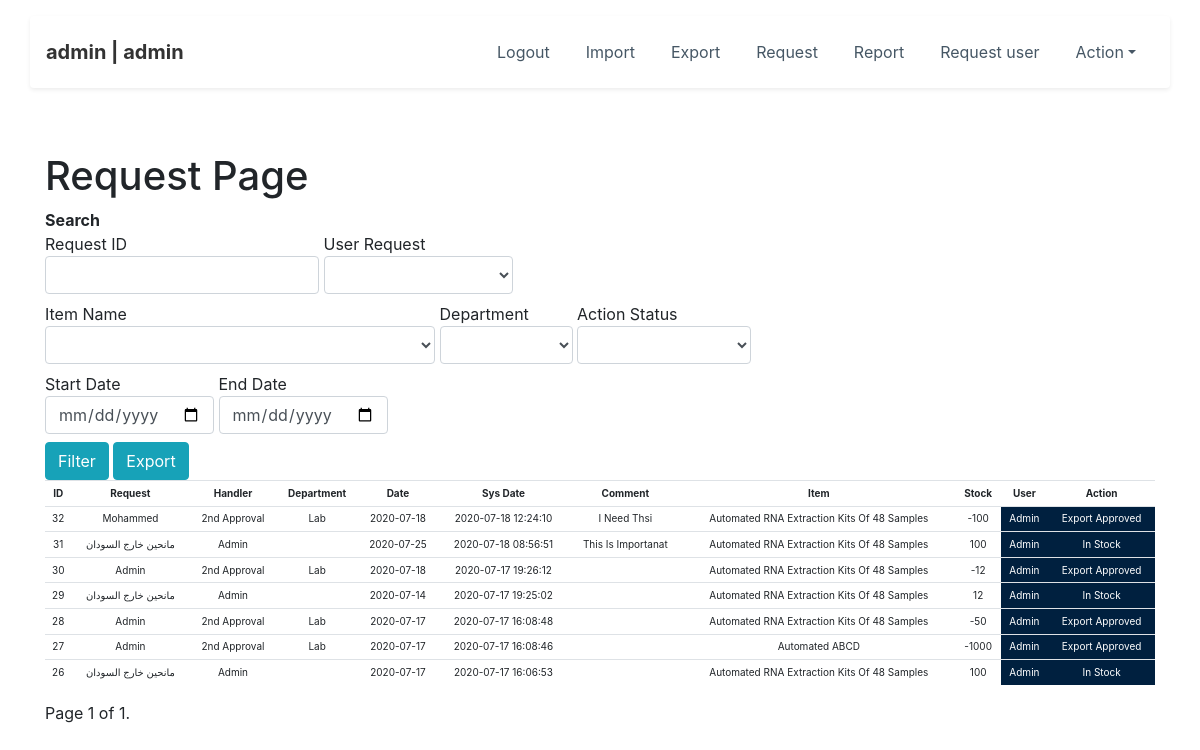
The page /request/ (signed in) on the database its author committed.
### home/models.py (models this page shows)
class roles(models.Model):
	role_id=models.CharField(max_length=100,default='')
	role_name = models.CharField(max_length=100,default='')
	def __str__(self):
		return self.role_name

class stock_log3(models.Model):
	action_id=models.AutoField(primary_key=True)
	user_request=models.CharField(max_length=100,default='')
	user_handler=models.CharField(max_length=100,default='')
	date_input=models.CharField(max_length=100,default='')
	date_sys=models.CharField(max_length=100,default='')
	user_action=models.CharField(max_length=100,default='')
	item_name=models.CharField(max_length=100,default='')
	item_count=models.CharField(max_length=100,default='')
	item_other=models.CharField(max_length=100,default='')
	info_1=models.CharField(max_length=100,default='')
	info_2=models.CharField(max_length=100,default='')
	info_3=models.CharField(max_length=100,default='')
	info_4=models.CharField(max_length=100,default='')
	info_5=models.CharField(max_length=100,default='')
	info_6=models.CharField(max_length=100,default='')
	info_7=models.CharField(max_length=1000,default='')
	item_other=models.CharField(max_length=100,default='')
	department=models.CharField(max_length=100,default='')
	admin_name=models.CharField(max_length=100,default='')
	admin_date=models.CharField(max_length=100,default='')
	action_status=models.CharField(max_length=100,default='')

### home/views.py (the view, shortened to what this page needs)
# urls.py: path('request/', request_view,name="request_page"),
@login_required(login_url='../login')
def request_view(request):
	department_item,import_user,items,type_name,Action,user_req=get_params()
	page = request.GET.get('page')
	can_access=['admin','client','warehouse']
	role_control=get_user_role(str(request.user))
	if role_control not in can_access:
		return render(request,"access_denied.html",{"role_control":role_control})
	all_data=stock_log3.objects.all().order_by('-date_sys')
	paginator = Paginator(all_data, 100)
	request_data = paginator.get_page(page)
	all_data=stock_log3.objects.all().order_by('-date_sys')
	return render(request,"request_page.html",{"requests":request_data,"role_control":role_control,\
		"items":items,"items_dep":department_item,"items_Action":Action,"user_req":user_req})

### home/views.py (called while the page is built)
def  get_params():
	department_item=department.objects.all()
	import_user=data_to_import.objects.all()
	items=item_name2.objects.all()
	type_name=import_type.objects.all()
	Action=stock_log3.objects.values('action_status').distinct()
	user_req=stock_log3.objects.values('user_request').distinct()
	return department_item,import_user,items,type_name,Action,user_req

def get_user_role(user):
	data_to_check=user_data.objects.filter(user_name=user)
	role=''
	for i in data_to_check:
		role=i.role_name
	return str(role)

### templates/request_page.html (shortened to what this page needs)
{%  include 'nav.html'  %}
<div class="container">
<h1>Request Page</h1>
<strong>Search</strong>
<form action="." method="post">{% csrf_token %}
<label for="ID">Request ID<input value="{{ id }}" class="form-control" type="number" name="id" id="ID"></label>
<label for="item">User Request
<select class="form-control selcls" name="user_req" id="cars">
	<option value="{{user_req_data }}">{{user_req_data }}</option>
	{% for i in user_req %}
	  <option value="{{ i.user_request }}">{{ i.user_request }}</option>
  	 {%  endfor %}
</select>
</label>
<br>
<label for="item">Item Name
<select class="form-control selcls" name="import_item" id="cars">
	<option value="{{import_item_n}}">{{import_item_n}}</option>
	{% for i in items %}
	  <option value="{{ i.item }}">{{ i.item }}</option>
  	 {%  endfor %}
</select>
</label>
<label for="item">Department
<select class="form-control selcls" name="items_dep" id="cars">
	<option value="{{ items_dep_val }}">{{ items_dep_val }}</option>
	{% for i in items_dep %}
	  <option value="{{ i.dep_name }}">{{ i.dep_name }}</option>
  	 {%  endfor %}
</select>
</label>
<label for="item">Action Status
<select class="form-control selcls" name="Action_name" id="cars">
	<option value="{{Action_name_val}}">{{Action_name_val}}</option>
	{% for i in items_Action %}
	  <option value="{{ i.action_status }}">{{ i.action_status }}</option>
  	 {%  endfor %}
</select>
</label>
<br>
<label for="sd">Start Date<input required="true" value="{{ sd }}" class="form-control" type="date" name="start" id="sd"></label>
<label for="ed">End Date<input required="true" value="{{ ed }}" class="form-control" type="date" name="end" id="ed"></label>
<br>
<button name="action" value="filter" type="submit" class="btn btn-info">Filter</button>
<button name="action" value="Export" type="submit" class="btn btn-info">Export</button>
</form>
<table class="table table-sm"
style="text-align: center;">
	<tr>
<th>ID</th>
<th>Request</th>
<th>Handler</th>
<th>Department</th>
<th>Date</th>
<th>Sys date</th>
<th>Comment</th>
<th>Item</th>
<th>Stock</th>
<th >User</th>
<th >Action</th>
</tr>
{% for i in requests %}
<tr>
<td>{{ i.action_id }}</td>
<td>{{ i.user_request }}</td>
<td>{{ i.user_handler }}</td>
<td>{{ i.department }}</td>
<td>{{ i.date_input }}</td>
<td>{{ i.date_sys }}</td>
<td>{{ i.info_7 }}</td>
<td>{{ i.item_name }}</td>
<td>{{ i.item_count }}</td>
<td class="admin" >{{ i.admin_name }}</td>
<td class="admin" >{{ i.action_status }}</td>
</tr>
{%  endfor %}
</table>
 <div class="pagination">
    <span class="step-links">
        <span class="current">
            Page {{ requests.number }} of {{ requests.paginator.num_pages }}.
        </span>
    </span>
</div>
</div>

### templates/nav.html (shortened to what this page needs)
<!DOCTYPE html>
<html>
<head>
    <link rel="stylesheet" href="/assets/bootstrap/css/bootstrap.min.css">
    <link rel="stylesheet" href="/assets/css/Google-Style-Login.css">
    <link rel="stylesheet" href="/assets/css/Navigation-Clean.css">
    <link rel="stylesheet" href="/assets/css/styles.css">
</head>
<body>
    <nav class="navbar navbar-light navbar-expand-md navigation-clean">
        <div class="container shadow-sm p-3 mb-5 bg-white rounded"><a class="navbar-brand" href="#">{{request.user}} | {{ role_control }}</a>
            <div class="collapse navbar-collapse"
                id="navcol-1">
                <ul class="nav navbar-nav ml-auto">
                    <li class="nav-item custom" role="presentation"><a class="nav-link" href="{% url 'logout_page' %}">Logout</a></li>
                    {%  if role_control == "admin" %}
                    <li class="nav-item custom" role="presentation"><a class="nav-link" href="{% url 'import_page' %}">Import</a></li>
                    <li class="nav-item custom" role="presentation"><a class="nav-link" href="{% url 'export_page' %}">Export</a></li>
                    <li class="nav-item custom" role="presentation"><a class="nav-link" href="{% url 'request_page' %}">Request</a></li>
                    <li class="nav-item custom" role="presentation"><a class="nav-link" href="{% url 'report_page' %}">Report</a></li>
                    <li class="nav-item custom" role="presentation"><a class="nav-link" href="{% url 'request_page_user' %}">Request user</a></li>
                    <li class="nav-item dropdown"><a class="dropdown-toggle nav-link" data-toggle="dropdown" aria-expanded="false" href="#">Action</a>
                    </li>
                    {% endif %}
                </ul>
            </div>
        </div>
    </nav>
</body>
</html>

### assets/css/Navigation-Clean.css (style rules this page uses)
.navigation-clean { background: #fff; padding-top: .75rem; padding-bottom: .75rem; color: #333; border-radius: 0; box-shadow: none; border: none; margin-bottom: 0; }
@media (min-width:768px) { .navigation-clean { padding-top: 1rem; padding-bottom: 1rem; } }
.navigation-clean .navbar-brand { font-weight: bold; color: inherit; }
.navigation-clean .navbar-collapse, .navigation-clean .form-inline { border-top-color: #ddd; }
.navigation-clean.navbar .navbar-nav .nav-link { padding-left: 18px; padding-right: 18px; }
.navigation-clean.navbar-light .navbar-nav .nav-link { color: #465765; }

### templates/nav.html (style rules this page uses)
table { font-size: 10px; }
.admin { color: #FFFFFFFF; background-color:#00203FFF ; text-align: center; }
table { text-transform: capitalize; }

### rows shown on the page
roles: role_name "admin"
stock_log3: action_id "32", user_request "Mohammed", user_handler "2nd Approval", department "Lab", date_input "2020-07-18", date_sys "2020-07-18 12:24:10", info_7 "I Need Thsi", item_name "Automated RNA Extraction Kits Of 48 Samples", item_count "-100", admin_name "Admin", action_status "Export Approved"
stock_log3: action_id "31", user_request "مانحين خارج السودان", user_handler "Admin", date_input "2020-07-25", date_sys "2020-07-18 08:56:51", info_7 "This Is Importanat", item_name "Automated RNA Extraction Kits Of 48 Samples", item_count "100", admin_name "Admin", action_status "In Stock"
stock_log3: action_id "30", user_request "Admin", user_handler "2nd Approval", department "Lab", date_input "2020-07-18", date_sys "2020-07-17 19:26:12", item_name "Automated RNA Extraction Kits Of 48 Samples", item_count "-12", admin_name "Admin", action_status "Export Approved"
stock_log3: action_id "29", user_request "مانحين خارج السودان", user_handler "Admin", date_input "2020-07-14", date_sys "2020-07-17 19:25:02", item_name "Automated RNA Extraction Kits Of 48 Samples", item_count "12", admin_name "Admin", action_status "In Stock"
stock_log3: action_id "28", user_request "Admin", user_handler "2nd Approval", department "Lab", date_input "2020-07-17", date_sys "2020-07-17 16:08:48", item_name "Automated RNA Extraction Kits Of 48 Samples", item_count "-50", admin_name "Admin", action_status "Export Approved"
stock_log3: action_id "27", user_request "Admin", user_handler "2nd Approval", department "Lab", date_input "2020-07-17", date_sys "2020-07-17 16:08:46", item_name "Automated ABCD", item_count "-1000", admin_name "Admin", action_status "Export Approved"
stock_log3: action_id "26", user_request "مانحين خارج السودان", user_handler "Admin", date_input "2020-07-17", date_sys "2020-07-17 16:06:53", item_name "Automated RNA Extraction Kits Of 48 Samples", item_count "100", admin_name "Admin", action_status "In Stock"

### other values the page prints
{{ request.user }} "admin"
{{ requests.number }} "1"
{{ requests.paginator.num_pages }} "1"
